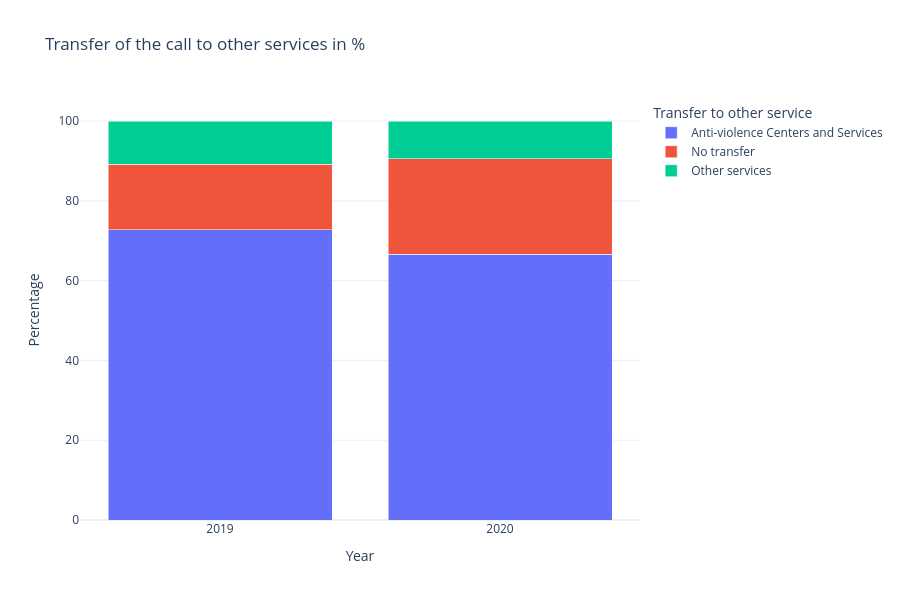

The notebook cell this image was saved under:
### Markdown cell above
### Visualisation #3: bar chart

I thought about making a grouped bar chart but I decided to stack it so that it is clear that the total for each year is 100% and I'm comparing proportions for each year

### Code cell
antiviolencecentres_barchart = px.bar(antiviolencecentres_long, x="Year", 
             y='Percentage', color='Transfer to other service',
             title="Transfer of the call to other services in %",
             barmode='stack',
             height=600
            )
antiviolencecentres_barchart.layout.template = 'plotly_white' #usual template

antiviolencecentres_barchart.show()

### Figure 1 — Plotly figure (JSON) as saved in the notebook; plotly's stock layout.template omitted (floating-point values rounded to 4 significant figures)
{"data": [{"hovertemplate": "Transfer to other service=Anti-violence Centers and Services<br>Year=%{x}<br>Percentage=%{y}<extra></extra>", "legendgroup": "Anti-violence Centers and Services", "marker": {"color": "#636efa", "pattern": {"shape": ""}}, "name": "Anti-violence Centers and Services", "orientation": "v", "showlegend": true, "textposition": "auto", "type": "bar", "x": ["2019", "2020"], "xaxis": "x", "y": [72.8, 66.6], "yaxis": "y"}, {"hovertemplate": "Transfer to other service=No transfer<br>Year=%{x}<br>Percentage=%{y}<extra></extra>", "legendgroup": "No transfer", "marker": {"color": "#EF553B", "pattern": {"shape": ""}}, "name": "No transfer", "orientation": "v", "showlegend": true, "textposition": "auto", "type": "bar", "x": ["2019", "2020"], "xaxis": "x", "y": [16.3, 24.0], "yaxis": "y"}, {"hovertemplate": "Transfer to other service=Other services<br>Year=%{x}<br>Percentage=%{y}<extra></extra>", "legendgroup": "Other services", "marker": {"color": "#00cc96", "pattern": {"shape": ""}}, "name": "Other services", "orientation": "v", "showlegend": true, "textposition": "auto", "type": "bar", "x": ["2019", "2020"], "xaxis": "x", "y": [10.9, 9.4], "yaxis": "y"}], "layout": {"barmode": "stack", "height": 600, "legend": {"title": {"text": "Transfer to other service"}, "tracegroupgap": 0}, "title": {"text": "Transfer of the call to other services in %"}, "xaxis": {"anchor": "y", "domain": [0, 1], "title": {"text": "Year"}}, "yaxis": {"anchor": "x", "domain": [0, 1], "title": {"text": "Percentage"}}}}
